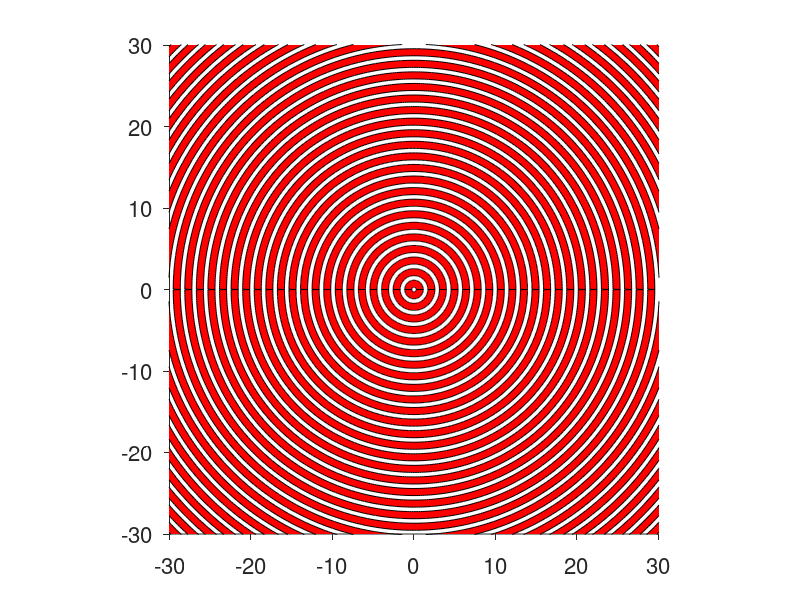

Write MATLAB code to recreate this figure.
clear all
close all
period = 1.42;
F = .87/period;
size = 30;%10;
myaxis = [-size size -size size];

fig=figure;
set(gcf,'color','none')
set(gca,'box','off')
axis equal; axis(myaxis)

da=0.01;
aExt=0:da:pi;
aInt=pi:-da:0;
for r=.5:2*size/period
    x=[(r+F/2).*cos(aExt)*period (r-F/2).*cos(aInt)*period];
    y=[(r+F/2).*sin(aExt)*period (r-F/2).*sin(aInt)*period];
    patch(x,y,'r')
    patch(x,-y,'r')
end

fontsize=16;
set(gca,'fontsize',fontsize,'tickdir','out')
print('-depsc2','sgv2.eps', '-r1000');

%addpath('altmany-export_fig-d966721/')
%export_fig(fig,'sgv2','-png')
